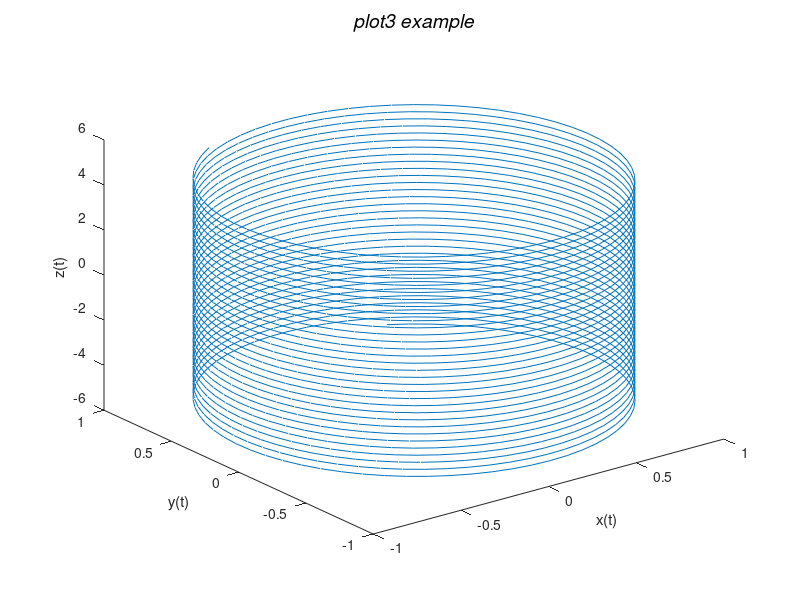

The MATLAB script that drew this image:
t=-5:.005:5;
x=sin(20*t);
y=cos(20*t);
z=t;
plot3(x,y,z)
xlabel('x(t)');
ylabel('y(t)');
zlabel('z(t)');
title('\it{plot3 example}','FontSize',14)